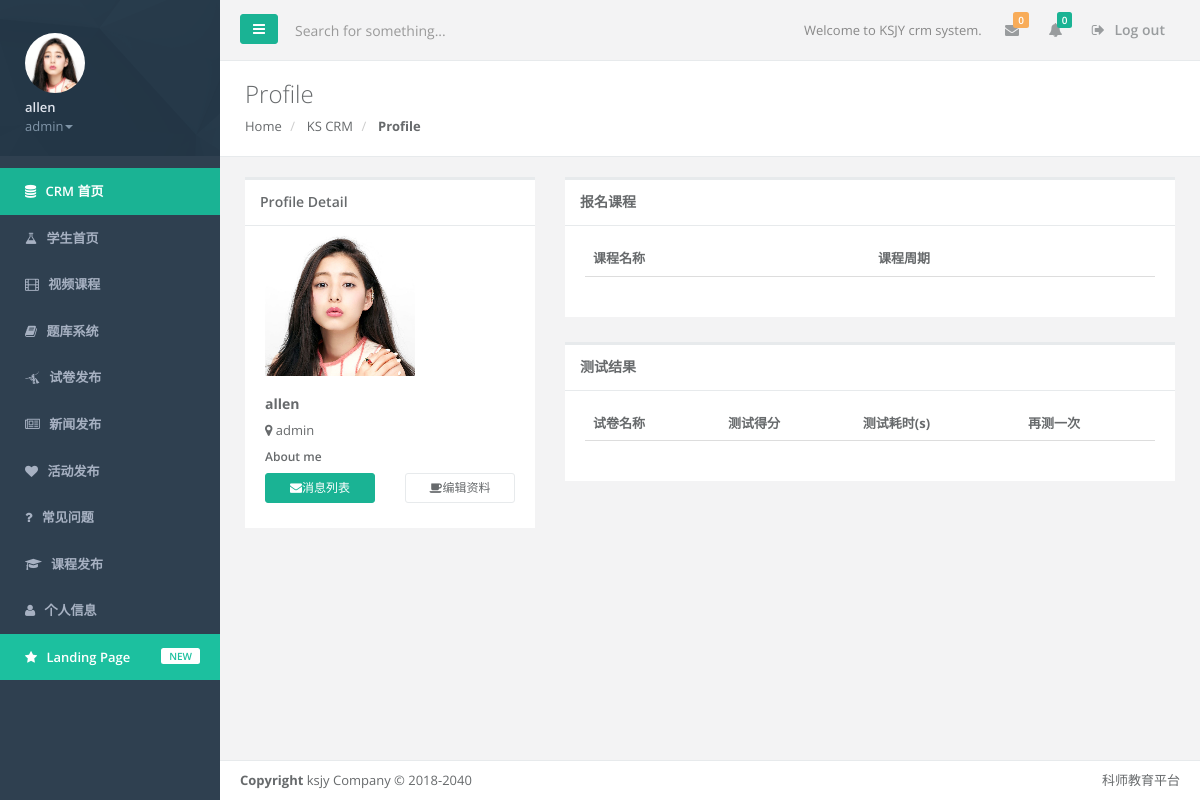
/crm/stu_index (signed in), run on the app's committed database.
### ks_crm/models.py (models this page shows, shortened)
class UserProfile(AbstractBaseUser,PermissionsMixin):
    email = models.EmailField(
        verbose_name='email address',
        max_length=255,
        unique=True
    )
    password = models.CharField(_('password'), max_length=128, help_text=mark_safe('''<a href='password/'>修改密码</a>'''))
    true_name = models.CharField(max_length=32, blank=True, null=True)
    name = models.CharField(max_length=32, blank=True, null=True)
    stu_num = models.IntegerField(blank=True, null=True)
    grade = models.CharField(max_length=32, default="")
    profession = models.CharField(max_length=32, blank=True, null=True)
    ID_num = models.IntegerField(blank=True, null=True)
    degree_choices = (('0', '专科'), ('1', '本科'))
    degree = models.SmallIntegerField(choices=degree_choices, default=0)
    gender_choices = (('0', '男'), ('1', '女'))
    gender = models.SmallIntegerField(choices=gender_choices, default=0)
    isno_choices = (('0', '是'), ('1', '否'))
    isteacher = models.SmallIntegerField(choices=isno_choices, default=0)
    ismakeup = models.SmallIntegerField(choices=isno_choices, default=0)
    role = models.ForeignKey("Role", blank=True, null=True,default=1)
    is_active = models.BooleanField(default=True)
    is_admin = models.BooleanField(default=False)
    signature = models.CharField(max_length=255, blank=True, null=True)
    head_img = models.ImageField(blank=True, null=True)
    phone = models.CharField(max_length=32, blank=True, null=True)
    address = models.CharField(max_length=255, blank=True, null=True)
    hobbies = models.CharField(max_length=255, blank=True, null=True)
    course = models.ManyToManyField("Course", blank=True)
    friends = models.ManyToManyField("self", blank=True)
    objects = UserProfileManager()
    USERNAME_FIELD = 'email'
    REQUIRED_FIELDS = ['name']

class Role(models.Model):
    name = models.CharField(max_length=32,unique=True)
    menus = models.ManyToManyField("Menu",blank=True)
    class Meta:
        verbose_name = "角色"
        verbose_name_plural = "角色"

class Menu(models.Model):
    name = models.CharField(max_length=32)
    url_name = models.CharField(max_length=64)
    url_type_choices = ((0, 'alias'), (1, 'absolute_url'))
    url_type = models.SmallIntegerField(choices=url_type_choices, default=0)
    icon = models.CharField(max_length=32,default="fa-flask")
    class Meta:
        verbose_name = "菜单"
        verbose_name_plural = "菜单"

### ks_crm/views.py (the view)
def stu_index(request):
    course_list = request.user.course.all()
    test_results = AnswerPaper.objects.filter(student=request.user)
    print("course_list:",course_list)
    return render(request, 'ks_crm/stu_index.html',{"course_list":course_list,'test_results':test_results})

### templates/ks_crm/stu_index.html (shortened to what this page needs)
{% extends 'crm_base.html' %}
{% block page-contianer %}
          <div class="row wrapper border-bottom white-bg page-heading">
                <div class="col-lg-10">
                    <h2>Profile</h2>
                    <ol class="breadcrumb">
                        <li>
                            <a href="/crm/">Home</a>
                        </li>
                        <li>
                            <a>KS CRM</a>
                        </li>
                        <li class="active">
                            <strong>Profile</strong>
                        </li>
                    </ol>
                </div>
                <div class="col-lg-2">
                </div>
            </div>
        <div class="wrapper wrapper-content">
            <div class="row animated fadeInRight">
                <div class="col-md-4">
                    <div class="ibox float-e-margins">
                        <div class="ibox-title">
                            <h5>Profile Detail</h5>
                        </div>
                        <div>
                            <div class="ibox-content no-padding border-left-right">
                                {% if request.user.head_img %}
                                <span>
                                    <img alt="image" class="img text-center" src="{{ request.user.head_img.url}}" style="margin-left: 20px" />
                                </span>
                                {% endif %}
                            </div>
                            <div class="ibox-content profile-content">
                                <h4><strong>{{ request.user.name }}</strong></h4>
                                <p><i class="fa fa-map-marker"></i> {{ request.user.role.name }}</p>
                                <h5>
                                    About me
                                </h5>
                                <div class="user-button">
                                    <div class="row">
                                        <div class="col-md-6">
                                            <button type="button" class="btn btn-primary btn-sm btn-block"><i class="fa fa-envelope"></i>消息列表</button>
                                        </div>
                                        <div class="col-md-6">
                                            <a href="{% url 'profile_editors' %}" class="btn btn-default btn-sm btn-block"><i class="fa fa-coffee"></i>编辑资料</a>
                                        </div>
                                    </div>
                                </div>
                            </div>
                    </div>
                </div>
                    </div>
                <div class="col-md-8">
                    <div class="ibox float-e-margins">
                        <div class="ibox-title">
                            <h5>报名课程</h5>
                        </div>
                        <div class="ibox-content">
                            <table class="table table-stripped" >
                                <thead>
                                <tr>
                                    <th>课程名称</th>
                                    <th>课程周期</th>
                                </tr>
                                </thead>
                            </table>
                        </div>
                    </div>
                </div>
                <div class="col-md-8">
                    <div class="ibox float-e-margins">
                        <div class="ibox-title">
                            <h5>测试结果</h5>
                        </div>
                        <div class="ibox-content">
                            <table class="table table-stripped" >
                                <thead>
                                <tr>
                                    <th>试卷名称</th>
                                    <th>测试得分</th>
                                    <th>测试耗时(s)</th>
                                    <th>再测一次</th>
                                </tr>
                                </thead>
                            </table>
                        </div>
                    </div>
                </div>
            </div>
        </div>
{% endblock %}

### templates/crm_base.html (shortened to what this page needs)
<!DOCTYPE html>
<html>
<head>
    <link href="/static/bootstrap/css/bootstrap.min.css" rel="stylesheet">
    <link href="/static/bootstrap/font-awesome/css/font-awesome.min.css" rel="stylesheet">
    <link href="/static/bootstrap/css/animate.css" rel="stylesheet">
    <link href="/static/bootstrap/css/style.css" rel="stylesheet">
    <link href="/static/bootstrap/css/plugins/footable/footable.core.css" rel="stylesheet">
</head>
<body>
    <div id="wrapper">
    <nav class="navbar-default navbar-static-side" role="navigation">
        <div class="sidebar-collapse">
            <ul class="nav metismenu" id="side-menu">
                <li class="nav-header">
                    <div class="dropdown profile-element">
                        {% if request.user.head_img %}
                            <span>
                                <img alt="image" class="img-circle" src="{{ request.user.head_img.url}}" style="max-width: 60px;max-height:60px"/>
                             </span>
                        {% endif %}
                        <a data-toggle="dropdown" class="dropdown-toggle" href="#">
                            <span class="clear"> <span class="block m-t-xs"> <strong class="font-bold">{{ request.user.name }}</strong>
                             </span> <span class="text-muted text-xs block">{{ request.user.role.name }}<b class="caret"></b></span> </span> </a>
                    </div>
                </li>
                {% block sidebar-contianer %}
                  <ul class="nav nav-sidebar">
                      <li class="special_link">
                        <a href="/crm/"><i class="fa fa-database"></i> <span class="nav-label">CRM 首页</span></a>
                      </li>
                    {% for menu in request.user.role.menus.all %}
                        <li>
                            <a href="{% if menu.url_type == 0 %}{%  url  menu.url_name %}{% else %}{{ menu.url_name }}{% endif %}"><i class="fa {{ menu.icon }}"></i> <span class="nav-label">{{ menu.name }}</span></a>
                        </li>
                    {% endfor %}
                </ul>
                {% endblock %}
                <li class="landing_link">
                    <a target="_blank" href="/"><i class="fa fa-star"></i> <span class="nav-label">Landing Page</span> <span class="label label-warning pull-right">NEW</span></a>
                </li>
            </ul>
        </div>
    </nav>
        <div id="page-wrapper" class="gray-bg">
        <div class="row border-bottom">
        <nav class="navbar navbar-static-top" role="navigation" style="margin-bottom: 0">
        <div class="navbar-header">
            <a class="navbar-minimalize minimalize-styl-2 btn btn-primary " href="#"><i class="fa fa-bars"></i> </a>
            <form role="search" class="navbar-form-custom" action="#">
                <div class="form-group">
                    <input type="text" placeholder="Search for something..." class="form-control" name="top-search" id="top-search">
                </div>
            </form>
        </div>
            <ul class="nav navbar-top-links navbar-right">
                <li>
                    <span class="m-r-sm text-muted welcome-message">Welcome to KSJY crm system.</span>
                </li>
                <li class="dropdown">
                    <a class="dropdown-toggle count-info" data-toggle="dropdown" href="#">
                        <i class="fa fa-envelope"></i>  <span class="label label-warning">0</span>
                    </a>
                </li>
                <li class="dropdown">
                    <a class="dropdown-toggle count-info" data-toggle="dropdown" href="#">
                        <i class="fa fa-bell"></i>  <span class="label label-primary">0</span>
                    </a>
                </li>
                <li>
                    <a href="{% url 'acc_logout' %}">
                        <i class="fa fa-sign-out"></i> Log out
                    </a>
                </li>
            </ul>
        </nav>
        </div>
{% block page-contianer %}{% endblock %}
            <div class="footer">
                <div class="pull-right">
                    科师教育平台
                </div>
                <div>
                    <strong>Copyright</strong> ksjy Company &copy; 2018-2040
                </div>
            </div>
        </div>
        </div>
</body>
</html>

### data on the page
UserProfile: user.head_img (picture), user.name "allen", user.role.name "admin"
Menu: name "学生首页"
Menu: name "视频课程"
Menu: name "题库系统"
Menu: name "试卷发布"
Menu: name "新闻发布"
Menu: name "活动发布"
Menu: name "常见问题"
Menu: name "课程发布"
Menu: name "个人信息"
